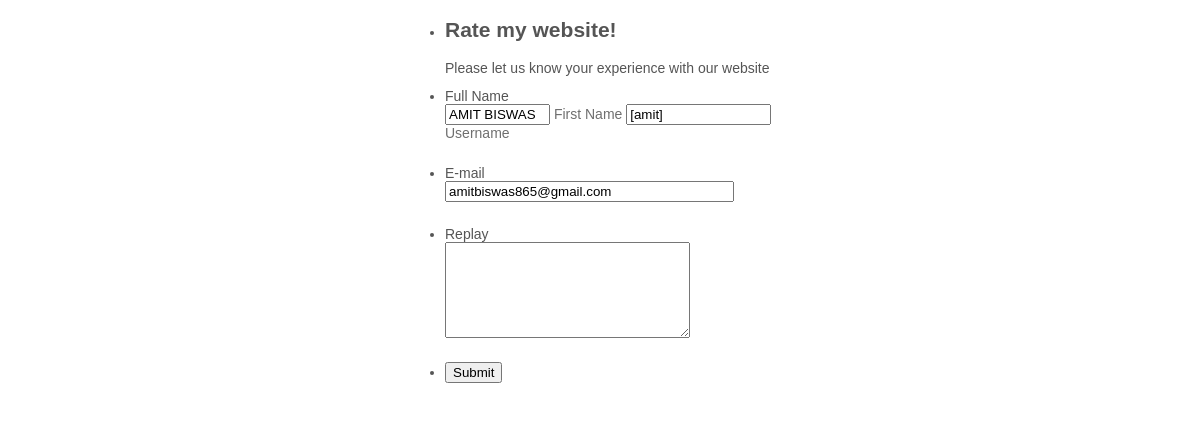
The page /admin/replay2.php?id=1 (signed in) on the database its author committed.
### tables this page shows
CREATE TABLE IF NOT EXISTS `feedback` (
  `id` int(11) NOT NULL,
  `first` varchar(50) NOT NULL,
  `last` varchar(50) NOT NULL,
  `email` varchar(50) NOT NULL,
  `rate` varchar(50) NOT NULL,
  `msg` varchar(50) NOT NULL,
  `user` varchar(50) NOT NULL,
  `user_ip` varchar(50) NOT NULL,
  `date_time` datetime NOT NULL DEFAULT CURRENT_TIMESTAMP
);

### admin/replay2.php (the view, shortened to what this page needs)
<?php
    if (!isset($_SESSION['username'])) {
        echo "<script>alert('Please Login again')</script>";
        echo "<a href='index'>Click Here to Login</a>";
    }
        else {
?>
<html class="supernova"><head>
<link href="https://cdn.jotfor.ms/static/formCss.css?3.3.10591" rel="stylesheet" type="text/css" />
<link type="text/css" media="print" rel="stylesheet" href="https://cdn.jotfor.ms/css/printForm.css?3.3.10591" />
<link type="text/css" rel="stylesheet" href="https://cdn.jotfor.ms/css/styles/nova.css?3.3.10591" />
<link type="text/css" rel="stylesheet" href="https://cdn.jotfor.ms/themes/CSS/566a91c2977cdfcd478b4567.css?themeRevisionID=59fb4852cf3bfe589c6c6f21"/>
</head>
<body>
<form class="jotform-form" action="https://submit.jotform.me/submit/90872255922462/" method="post" name="form_90872255922462" id="90872255922462" accept-charset="utf-8">
  <div class="form-all">
    <ul class="form-section page-section">
      <li id="cid_8" class="form-input-wide" data-type="control_head">
        <div class="form-header-group ">
          <div class="header-text httal htvam">
            <h2 id="header_8" class="form-header" data-component="header">
              Rate my website!
            </h2>
            <div id="subHeader_8" class="form-subHeader">
              Please let us know your experience with our website
            </div>
          </div>
        </div>
      </li>
      <?php
      require("conn.php");
      $id=$_GET['id'];
      $sql="select * from feedback where id='$id' ";
      $record=mysqli_query($con,$sql);
      while($row=mysqli_fetch_array($record))
      {
      ?>
      <li class="form-line" data-type="control_fullname" id="id_4">
        <label class="form-label form-label-top form-label-auto" id="label_4" for="first_4"> Full Name </label>
        <div id="cid_4" class="form-input-wide">
          <div data-wrapper-react="true">
            <span class="form-sub-label-container" style="vertical-align:top">
              <input type="text" id="first_4" name="q4_fullName4[first]" value="<?php echo $row[1].' '.$row[2];?>" class="form-textbox" size="10" data-component="first" />
              <label class="form-sub-label" for="first_4" id="sublabel_first" style="min-height:13px"> First Name </label>
            </span>
            <span class="form-sub-label-container" style="vertical-align:top">
              <input type="text" id="last_4" name="q4_fullName4[last]"  value="<?php echo "[".$row[6]."]";?>" class="form-textbox" size="15"  data-component="last" />
              <label class="form-sub-label" for="last_4" id="sublabel_last" style="min-height:13px"> Username </label>
            </span>
          </div>
        </div>
      </li>
      <li class="form-line" data-type="control_email" id="id_5">
        <label class="form-label form-label-top form-label-auto" id="label_5" for="input_5"> E-mail </label>
        <div id="cid_5" class="form-input-wide">
          <input type="email" id="input_5" value="<?php echo $row[3];?>" name="q5_email5" class="form-textbox validate[Email]" size="33"  placeholder="ex: myname@example.com" data-component="email" />
        </div>
      </li>
      <li class="form-line" data-type="control_textarea" id="id_7">
        <label class="form-label form-label-top form-label-auto" id="label_7" for="input_7"> Replay </label>
        <div id="cid_7" class="form-input-wide">
          <textarea id="input_7" class="form-textarea" name="q7_howWould" cols="28" rows="6" data-component="textarea"></textarea>
        </div>
      </li>
      <li class="form-line" data-type="control_button" id="id_2">
        <div id="cid_2" class="form-input-wide">
          <div style="text-align:left" class="form-buttons-wrapper">
            <button id="input_2" type="submit" class="form-submit-button form-submit-button-none" data-component="button">
              Submit
            </button>
          </div>
        </div>
      </li>
    </ul>
  </div>
</form>
<?php
}
}
?>
</body>
</html>

### admin/replay2.php (style rules this page uses)
.form-line { padding-top:12px; padding-bottom:12px; }
body, html { margin:0; padding:0; background:#fff; }
.form-all { margin:0px auto; padding-top:0px; width:690px; color:#555 !important; font-family:"Lucida Grande", "Lucida Sans Unicode", "Lucida Sans", Verdana, sans-serif; font-size:14px; }
.form-radio-item label, .form-checkbox-item label, .form-grading-label, .form-header { color: false; }
.form-all { font-family: 'Lucida Grande', 'Lucida Sans Unicode', 'Lucida Sans', Verdana, Tahoma, sans-serif, sans-serif; }
.form-all .qq-upload-button, .form-all .form-submit-button, .form-all .form-submit-reset, .form-all .form-submit-print { font-family: 'Lucida Grande', 'Lucida Sans Unicode', 'Lucida Sans', Verdana, Tahoma, sans-serif, sans-serif; }
.form-header-group { font-family: 'Lucida Grande', 'Lucida Sans Unicode', 'Lucida Sans', Verdana, Tahoma, sans-serif, sans-serif; }
.form-label { font-family: 'Lucida Grande', 'Lucida Sans Unicode', 'Lucida Sans', Verdana, Tahoma, sans-serif, sans-serif; }
.form-label.form-label-auto { display: block; float: none; text-align: left; width: 100%; }
.form-line { margin-top: 12px 36px 12px 36px px; margin-bottom: 12px 36px 12px 36px px; }
.form-all { width: 390px; }
.form-all { font-size: 14pxpx }
.form-all .qq-upload-button, .form-all .qq-upload-button, .form-all .form-submit-button, .form-all .form-submit-reset, .form-all .form-submit-print { font-size: 14pxpx }
.supernova .form-all, .form-all { background-color: ; border: 1px solid transparent; }
.form-all { color: #555; }
.form-header-group .form-header { color: #555; }
.form-header-group .form-subHeader { color: #555; }
.form-label-top, .form-label-left, .form-label-right, .form-html, .form-checkbox-item label, .form-radio-item label { color: #555; }
.form-sub-label { color: #6f6f6f; }
.supernova { background-color: undefined; }
.supernova body { background: transparent; }
.form-textbox, .form-textarea, .form-radio-other-input, .form-checkbox-other-input, .form-captcha input, .form-spinner input { background-color: undefined; }
.supernova { background-image: none; }
.form-all { background-image: none; }

### rows shown on the page
feedback: first+last "AMIT BISWAS", user "[amit]", q5_email5 "amitbiswas865@gmail.com"
